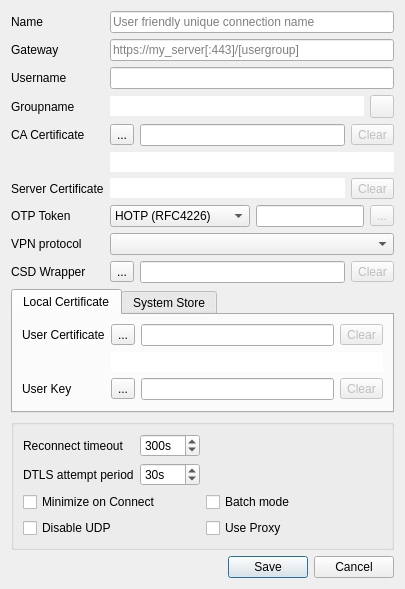
<?xml version="1.0" encoding="UTF-8"?>
<ui version="4.0">
 <class>EditDialog</class>
 <widget class="QDialog" name="EditDialog">
  <property name="geometry">
   <rect>
    <x>0</x>
    <y>0</y>
    <width>405</width>
    <height>563</height>
   </rect>
  </property>
  <property name="windowTitle">
   <string>Edit</string>
  </property>
  <layout class="QVBoxLayout" name="verticalLayout">
   <item>
    <layout class="QFormLayout" name="settingsProfileLayout">
     <property name="fieldGrowthPolicy">
      <enum>QFormLayout::ExpandingFieldsGrow</enum>
     </property>
     <item row="0" column="0">
      <widget class="QLabel" name="nameLabel">
       <property name="text">
        <string>Name</string>
       </property>
      </widget>
     </item>
     <item row="0" column="1">
      <widget class="QLineEdit" name="nameEdit">
       <property name="toolTip">
        <string>This is a friendly name to distinguish the connection</string>
       </property>
       <property name="placeholderText">
        <string>User friendly unique connection name</string>
       </property>
      </widget>
     </item>
     <item row="1" column="0">
      <widget class="QLabel" name="gatewayLabel">
       <property name="text">
        <string>Gateway</string>
       </property>
      </widget>
     </item>
     <item row="1" column="1">
      <widget class="QLineEdit" name="gatewayEdit">
       <property name="toolTip">
        <string>Specify the hostname to connect to; a port may be specified after the host separated with a colon ':'</string>
       </property>
       <property name="statusTip">
        <string/>
       </property>
       <property name="whatsThis">
        <string/>
       </property>
       <property name="placeholderText">
        <string>https://my_server[:443]/[usergroup]</string>
       </property>
      </widget>
     </item>
     <item row="2" column="0">
      <widget class="QLabel" name="usernameLabel">
       <property name="text">
        <string>Username</string>
       </property>
      </widget>
     </item>
     <item row="2" column="1">
      <widget class="QLineEdit" name="usernameEdit">
       <property name="toolTip">
        <string>Specify the username used in that gateway</string>
       </property>
      </widget>
     </item>
     <item row="3" column="0">
      <widget class="QLabel" name="groupnameLabel">
       <property name="text">
        <string>Groupname</string>
       </property>
      </widget>
     </item>
     <item row="3" column="1">
      <layout class="QHBoxLayout" name="groupnameLayout">
       <item>
        <widget class="QLineEdit" name="groupnameEdit">
         <property name="styleSheet">
          <string notr="true">background-color:&quot;transparent&quot;</string>
         </property>
         <property name="frame">
          <bool>false</bool>
         </property>
         <property name="readOnly">
          <bool>true</bool>
         </property>
        </widget>
       </item>
       <item>
        <widget class="QToolButton" name="groupnameClear">
         <property name="enabled">
          <bool>false</bool>
         </property>
         <property name="text">
          <string/>
         </property>
         <property name="icon">
          <iconset resource="../openconnect-gui.qrc">
           <normaloff>:/images/trashcan.png</normaloff>:/images/trashcan.png</iconset>
         </property>
        </widget>
       </item>
      </layout>
     </item>
     <item row="4" column="0">
      <widget class="QLabel" name="caCertificateLabel">
       <property name="text">
        <string>CA Certificate</string>
       </property>
      </widget>
     </item>
     <item row="4" column="1">
      <layout class="QHBoxLayout" name="caCertificatLayout">
       <item>
        <widget class="QToolButton" name="caCertButton">
         <property name="text">
          <string>...</string>
         </property>
        </widget>
       </item>
       <item>
        <widget class="QLineEdit" name="caCertEdit">
         <property name="toolTip">
          <string>Specify the CA certificate, if any; by default the system CAs will be used</string>
         </property>
         <property name="whatsThis">
          <string>&lt;html&gt;&lt;head/&gt;&lt;body&gt;&lt;p&gt;If not set, the system's trusted certificate storage will be used.&lt;/p&gt;&lt;/body&gt;&lt;/html&gt;</string>
         </property>
        </widget>
       </item>
       <item>
        <widget class="QToolButton" name="caCertClear">
         <property name="enabled">
          <bool>false</bool>
         </property>
         <property name="text">
          <string>Clear</string>
         </property>
         <property name="icon">
          <iconset resource="../openconnect-gui.qrc">
           <normaloff>:/images/trashcan.png</normaloff>:/images/trashcan.png</iconset>
         </property>
        </widget>
       </item>
      </layout>
     </item>
     <item row="6" column="0">
      <widget class="QLabel" name="serverCertificateLabel">
       <property name="text">
        <string>Server Certificate</string>
       </property>
      </widget>
     </item>
     <item row="6" column="1">
      <layout class="QHBoxLayout" name="serverCertificateLayout">
       <item>
        <widget class="QLineEdit" name="serverCertHash">
         <property name="styleSheet">
          <string notr="true">background-color:&quot;transparent&quot;</string>
         </property>
         <property name="frame">
          <bool>false</bool>
         </property>
         <property name="readOnly">
          <bool>true</bool>
         </property>
        </widget>
       </item>
       <item>
        <widget class="QToolButton" name="serverCertClear">
         <property name="enabled">
          <bool>false</bool>
         </property>
         <property name="text">
          <string>Clear</string>
         </property>
         <property name="icon">
          <iconset resource="../openconnect-gui.qrc">
           <normaloff>:/images/trashcan.png</normaloff>:/images/trashcan.png</iconset>
         </property>
        </widget>
       </item>
      </layout>
     </item>
     <item row="8" column="0">
      <widget class="QLabel" name="otpTokenLabel">
       <property name="text">
        <string>OTP Token</string>
       </property>
      </widget>
     </item>
     <item row="8" column="1">
      <layout class="QHBoxLayout" name="otpTokenLayout">
       <item>
        <widget class="QComboBox" name="tokenBox">
         <property name="minimumSize">
          <size>
           <width>140</width>
           <height>0</height>
          </size>
         </property>
         <property name="currentIndex">
          <number>0</number>
         </property>
         <property name="maxVisibleItems">
          <number>3</number>
         </property>
         <item>
          <property name="text">
           <string notr="true">HOTP (RFC4226)</string>
          </property>
         </item>
         <item>
          <property name="text">
           <string notr="true">TOTP (RFC6238)</string>
          </property>
         </item>
         <item>
          <property name="text">
           <string>STOKEN (RSA)</string>
          </property>
         </item>
        </widget>
       </item>
       <item>
        <widget class="QLineEdit" name="tokenEdit">
         <property name="toolTip">
          <string>This is the token code; should be a hex value (starting with 0x), or a value starting with 'base32:'</string>
         </property>
        </widget>
       </item>
       <item>
        <widget class="QToolButton" name="tokenClear">
         <property name="enabled">
          <bool>false</bool>
         </property>
         <property name="text">
          <string>...</string>
         </property>
         <property name="icon">
          <iconset resource="../openconnect-gui.qrc">
           <normaloff>:/images/trashcan.png</normaloff>:/images/trashcan.png</iconset>
         </property>
        </widget>
       </item>
      </layout>
     </item>
     <item row="9" column="0">
      <widget class="QLabel" name="protocolLabel">
       <property name="text">
        <string>VPN protocol</string>
       </property>
       <property name="buddy">
        <cstring>protocolComboBox</cstring>
       </property>
      </widget>
     </item>
     <item row="9" column="1">
      <widget class="QComboBox" name="protocolComboBox">
       <property name="sizePolicy">
        <sizepolicy hsizetype="Expanding" vsizetype="Fixed">
         <horstretch>0</horstretch>
         <verstretch>0</verstretch>
        </sizepolicy>
       </property>
      </widget>
     </item>
     <item row="10" column="0">
      <widget class="QLabel" name="csdWrapperLabel">
       <property name="text">
        <string>CSD Wrapper</string>
       </property>
      </widget>
     </item>
     <item row="10" column="1">
      <layout class="QHBoxLayout" name="csdWrapperLayout">
       <item>
        <widget class="QToolButton" name="csdWrapperButton">
         <property name="text">
          <string>...</string>
         </property>
        </widget>
       </item>
       <item>
        <widget class="QLineEdit" name="csdWrapperEdit">
         <property name="toolTip">
          <string>Specify the CSD wrapper used in that gateway</string>
         </property>
         <property name="whatsThis">
          <string>&lt;html&gt;&lt;head/&gt;&lt;body&gt;&lt;p&gt;If set, the executable will be used as the CSD wrapper.&lt;/p&gt;&lt;/body&gt;&lt;/html&gt;</string>
         </property>
        </widget>
       </item>
       <item>
        <widget class="QToolButton" name="csdWrapperClear">
         <property name="enabled">
          <bool>false</bool>
         </property>
         <property name="text">
          <string>Clear</string>
         </property>
         <property name="icon">
          <iconset resource="../openconnect-gui.qrc">
           <normaloff>:/images/trashcan.png</normaloff>:/images/trashcan.png</iconset>
         </property>
        </widget>
       </item>
      </layout>
     </item>
     <item row="5" column="1">
      <widget class="QLineEdit" name="caCertHash">
       <property name="styleSheet">
        <string notr="true">background-color:&quot;transparent&quot;</string>
       </property>
       <property name="frame">
        <bool>false</bool>
       </property>
       <property name="readOnly">
        <bool>true</bool>
       </property>
      </widget>
     </item>
    </layout>
   </item>
   <item>
    <widget class="QTabWidget" name="settingsTabWidget">
     <property name="currentIndex">
      <number>0</number>
     </property>
     <widget class="QWidget" name="localCertificateTab">
      <attribute name="title">
       <string>Local Certificate</string>
      </attribute>
      <layout class="QVBoxLayout" name="verticalLayout_2">
       <item>
        <layout class="QFormLayout" name="formLayout_2">
         <property name="fieldGrowthPolicy">
          <enum>QFormLayout::ExpandingFieldsGrow</enum>
         </property>
         <item row="1" column="0">
          <widget class="QLabel" name="userCertificateLabel">
           <property name="text">
            <string>User Certificate</string>
           </property>
          </widget>
         </item>
         <item row="1" column="1">
          <layout class="QHBoxLayout" name="userCertificateLayout">
           <item>
            <widget class="QToolButton" name="userCertButton">
             <property name="text">
              <string>...</string>
             </property>
            </widget>
           </item>
           <item>
            <widget class="QLineEdit" name="userCertEdit">
             <property name="toolTip">
              <string>Specify your certificate file, if any</string>
             </property>
            </widget>
           </item>
           <item>
            <widget class="QToolButton" name="userCertClear">
             <property name="enabled">
              <bool>false</bool>
             </property>
             <property name="text">
              <string>Clear</string>
             </property>
             <property name="icon">
              <iconset resource="../openconnect-gui.qrc">
               <normaloff>:/images/trashcan.png</normaloff>:/images/trashcan.png</iconset>
             </property>
            </widget>
           </item>
          </layout>
         </item>
         <item row="2" column="1">
          <widget class="QLineEdit" name="userCertHash">
           <property name="styleSheet">
            <string notr="true">background-color:&quot;transparent&quot;</string>
           </property>
           <property name="frame">
            <bool>false</bool>
           </property>
           <property name="readOnly">
            <bool>true</bool>
           </property>
          </widget>
         </item>
         <item row="3" column="0">
          <widget class="QLabel" name="userKeyLabel">
           <property name="enabled">
            <bool>true</bool>
           </property>
           <property name="text">
            <string>User Key</string>
           </property>
          </widget>
         </item>
         <item row="3" column="1">
          <layout class="QHBoxLayout" name="userKeyLayout">
           <item>
            <widget class="QToolButton" name="userKeyButton">
             <property name="enabled">
              <bool>true</bool>
             </property>
             <property name="text">
              <string>...</string>
             </property>
            </widget>
           </item>
           <item>
            <widget class="QLineEdit" name="userKeyEdit">
             <property name="enabled">
              <bool>true</bool>
             </property>
             <property name="toolTip">
              <string>Specify your key file if any; in case of a PKCS #12 file, you only need to set the certificate</string>
             </property>
            </widget>
           </item>
           <item>
            <widget class="QToolButton" name="userKeyClear">
             <property name="enabled">
              <bool>false</bool>
             </property>
             <property name="text">
              <string>Clear</string>
             </property>
             <property name="icon">
              <iconset resource="../openconnect-gui.qrc">
               <normaloff>:/images/trashcan.png</normaloff>:/images/trashcan.png</iconset>
             </property>
            </widget>
           </item>
          </layout>
         </item>
        </layout>
       </item>
      </layout>
     </widget>
     <widget class="QWidget" name="systemStoreTab">
      <attribute name="title">
       <string>System Store</string>
      </attribute>
      <widget class="QListWidget" name="loadWinCertList">
       <property name="geometry">
        <rect>
         <x>9</x>
         <y>9</y>
         <width>316</width>
         <height>72</height>
        </rect>
       </property>
      </widget>
      <widget class="QWidget" name="layoutWidget">
       <property name="geometry">
        <rect>
         <x>331</x>
         <y>35</y>
         <width>45</width>
         <height>48</height>
        </rect>
       </property>
       <layout class="QVBoxLayout" name="verticalLayout">
        <item>
         <widget class="QToolButton" name="loadWinCert">
          <property name="enabled">
           <bool>false</bool>
          </property>
          <property name="toolTip">
           <string extracomment="Select that certificate"/>
          </property>
          <property name="text">
           <string>Select</string>
          </property>
         </widget>
        </item>
        <item>
         <widget class="QToolButton" name="resetWinCertSelection">
          <property name="text">
           <string>Reset</string>
          </property>
         </widget>
        </item>
       </layout>
      </widget>
     </widget>
    </widget>
   </item>
   <item>
    <widget class="QGroupBox" name="settingsGroupBox">
     <layout class="QVBoxLayout" name="verticalLayout_3">
      <item>
       <layout class="QFormLayout" name="formLayout_3">
        <property name="fieldGrowthPolicy">
         <enum>QFormLayout::ExpandingFieldsGrow</enum>
        </property>
        <item row="0" column="0">
         <widget class="QLabel" name="reconnectTimeoutLabel">
          <property name="text">
           <string>Reconnect timeout</string>
          </property>
         </widget>
        </item>
        <item row="0" column="1">
         <widget class="QSpinBox" name="reconnectTimeoutSpinBox">
          <property name="toolTip">
           <string>Keep reconnect attempts until so much seconds are elapsed.
The default timeout is 300 seconds, which means that openconnect can recover VPN connection after a temporary network down time of 300 seconds.</string>
          </property>
          <property name="suffix">
           <string>s</string>
          </property>
          <property name="minimum">
           <number>1</number>
          </property>
          <property name="maximum">
           <number>1000</number>
          </property>
          <property name="value">
           <number>300</number>
          </property>
         </widget>
        </item>
        <item row="1" column="0">
         <widget class="QLabel" name="dtlsAttemptPeriodLabel">
          <property name="text">
           <string>DTLS attempt period</string>
          </property>
         </widget>
        </item>
        <item row="1" column="1">
         <widget class="QSpinBox" name="dtlsAttemptPeriodSpinBox">
          <property name="suffix">
           <string>s</string>
          </property>
          <property name="maximum">
           <number>1000</number>
          </property>
          <property name="value">
           <number>30</number>
          </property>
         </widget>
        </item>
       </layout>
      </item>
      <item>
       <layout class="QGridLayout" name="gridLayout">
        <item row="0" column="0">
         <widget class="QCheckBox" name="minimizeBox">
          <property name="toolTip">
           <string>Enable this to automatically minimize after connection</string>
          </property>
          <property name="text">
           <string>Minimize on Connect</string>
          </property>
         </widget>
        </item>
        <item row="0" column="1">
         <widget class="QCheckBox" name="batchModeBox">
          <property name="toolTip">
           <string>Enable this to remember passwords for this server</string>
          </property>
          <property name="text">
           <string>Batch mode</string>
          </property>
         </widget>
        </item>
        <item row="1" column="0">
         <widget class="QCheckBox" name="disableUdpBox">
          <property name="text">
           <string>Disable UDP</string>
          </property>
         </widget>
        </item>
        <item row="1" column="1">
         <widget class="QCheckBox" name="useProxyBox">
          <property name="toolTip">
           <string>Enable this to use the system's default proxy settings for this server</string>
          </property>
          <property name="text">
           <string>Use Proxy</string>
          </property>
         </widget>
        </item>
       </layout>
      </item>
     </layout>
    </widget>
   </item>
   <item>
    <widget class="QDialogButtonBox" name="buttonBox">
     <property name="orientation">
      <enum>Qt::Horizontal</enum>
     </property>
     <property name="standardButtons">
      <set>QDialogButtonBox::Cancel|QDialogButtonBox::Save</set>
     </property>
    </widget>
   </item>
  </layout>
 </widget>
 <tabstops>
  <tabstop>nameEdit</tabstop>
  <tabstop>gatewayEdit</tabstop>
  <tabstop>usernameEdit</tabstop>
  <tabstop>groupnameClear</tabstop>
  <tabstop>caCertButton</tabstop>
  <tabstop>caCertEdit</tabstop>
  <tabstop>caCertClear</tabstop>
  <tabstop>serverCertClear</tabstop>
  <tabstop>tokenBox</tabstop>
  <tabstop>tokenEdit</tabstop>
  <tabstop>tokenClear</tabstop>
  <tabstop>settingsTabWidget</tabstop>
  <tabstop>userCertButton</tabstop>
  <tabstop>userCertEdit</tabstop>
  <tabstop>userCertClear</tabstop>
  <tabstop>userKeyButton</tabstop>
  <tabstop>userKeyEdit</tabstop>
  <tabstop>userKeyClear</tabstop>
  <tabstop>minimizeBox</tabstop>
  <tabstop>batchModeBox</tabstop>
  <tabstop>disableUdpBox</tabstop>
  <tabstop>useProxyBox</tabstop>
  <tabstop>loadWinCertList</tabstop>
  <tabstop>loadWinCert</tabstop>
 </tabstops>
 <resources>
  <include location="../openconnect-gui.qrc"/>
 </resources>
 <connections/>
</ui>
